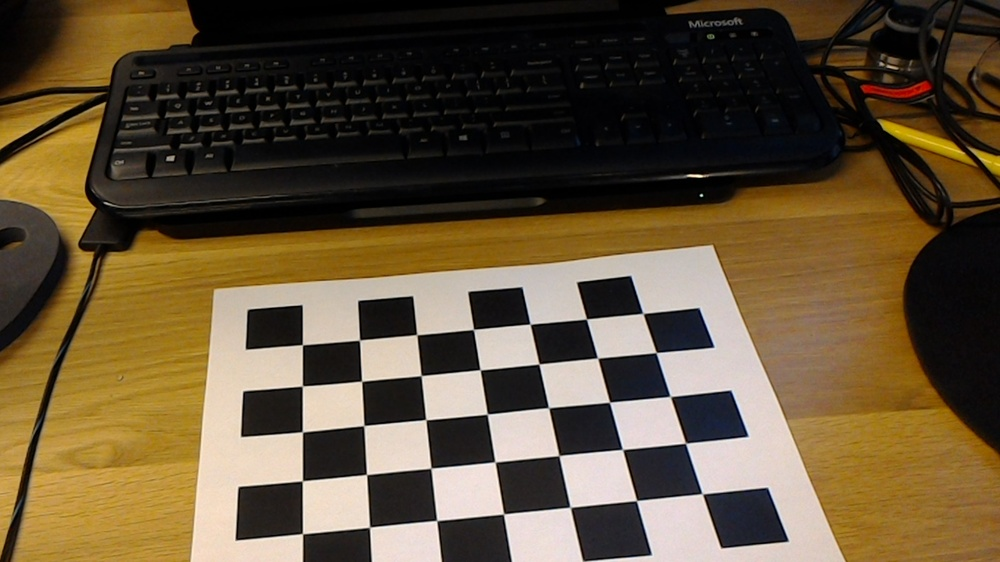
#> input picture Camera Calibration Plugin/Lanssiekit/lanssie-near/20170724_155752_HoloLens.jpg, 1000 x 562 px, shrunk from 1408 x 792 before the run; its folder holds only this picture in this run
$ python calibration.py lanssie-near/20170724_155752_HoloLens.jpg
#> lines starting #> are read from the running program, lines starting #| are printed output that depends on the picture; long printed decimals are rounded
### Camera Calibration Plugin/Lanssiekit/common.py
#!/usr/bin/env python

'''
This module contains some common routines used by other samples.
Please follow OpenCV license clause.
'''

# Python 2/3 compatibility
from __future__ import print_function
import sys
PY3 = sys.version_info[0] == 3

if PY3:
    from functools import reduce

import numpy as np
import cv2

# built-in modules
import os
import itertools as it
from contextlib import contextmanager

image_extensions = ['.bmp', '.jpg', '.jpeg', '.png', '.tif', '.tiff', '.pbm', '.pgm', '.ppm']

class Bunch(object):
    def __init__(self, **kw):
        self.__dict__.update(kw)
    def __str__(self):
        return str(self.__dict__)

def splitfn(fn):
    path, fn = os.path.split(fn)
    name, ext = os.path.splitext(fn)
    return path, name, ext

def anorm2(a):
    return (a*a).sum(-1)
def anorm(a):
    return np.sqrt( anorm2(a) )

# [44 lines left out: functions homotrans, to_rect, rect2rect_mtx, lookat, mtx2rvec, draw_str, not called in this run]

class Sketcher:
    # [8 lines left out: function __init__, not called in this run]

    def show(self):
        cv2.imshow(self.windowname, self.dests[0])

    # [13 lines left out: function on_mouse, not called in this run]


# palette data from matplotlib/_cm.py
_jet_data =   {'red':   ((0., 0, 0), (0.35, 0, 0), (0.66, 1, 1), (0.89,1, 1),
                         (1, 0.5, 0.5)),
               'green': ((0., 0, 0), (0.125,0, 0), (0.375,1, 1), (0.64,1, 1),
                         (0.91,0,0), (1, 0, 0)),
               'blue':  ((0., 0.5, 0.5), (0.11, 1, 1), (0.34, 1, 1), (0.65,0, 0),
                         (1, 0, 0))}

cmap_data = { 'jet' : _jet_data }

# [14 lines left out: function make_cmap, not called in this run]

def nothing(*arg, **kw):
    pass

def clock():
    return cv2.getTickCount() / cv2.getTickFrequency()

# [8 lines left out: function Timer, not called in this run]

class StatValue:
    def __init__(self, smooth_coef = 0.5):
        self.value = None
        self.smooth_coef = smooth_coef
    # [6 lines left out: function update, not called in this run]

class RectSelector:
    # [31 lines left out: functions __init__, onmouse, draw, not called in this run]
    @property
    def dragging(self):
        return self.drag_rect is not None


# [24 lines left out: functions grouper, mosaic, not called in this run]

def getsize(img):
    h, w = img.shape[:2]
    return w, h

def mdot(*args):
    return reduce(np.dot, args)

# [4 lines left out: function draw_keypoints, not called in this run]

### Camera Calibration Plugin/Lanssiekit/calibration.py
# [12 lines of commented-out code are left out]

from __future__ import print_function

import numpy as np
import cv2
import json, yaml

# local modules
from common import splitfn

# built-in modules
import os

if __name__ == '__main__':
    import sys
    import getopt
    from glob import glob

    args, img_mask = getopt.getopt(sys.argv[1:], '', ['debug=', 'square_size=', 'pattern_width=', 'pattern_height=', 'output_dir='])
    args = dict(args)

    print('These are the args inputs')
    print( args)

    args.setdefault('--debug', './output/')
    args.setdefault('--square_size', 1.0)
    args.setdefault('--pattern_width', 7)
    args.setdefault('--pattern_height', 5)
    args.setdefault('--output_dir', 'C:\\Users\\lanssie\\Downloads\\LQs\\HoloLensARToolKit-master\\HoloLensARSample\\Assets') #change this default to whatever you prefer

    # print('this is args after')
    # print( args)

    if not img_mask:
        img_mask = 'C:\\Users\\lanssie\\Downloads\\LQs\\Lanssiekit\\lanssie-test\\Lanssiekit\\Lanssiekit\\lanssie-near\\*.jpg'  # default but change to wherever you want to keep your camera files normally
    else:
        img_mask = img_mask[0]
    # [11 lines of commented-out code are left out]

    img_names = glob(img_mask)
    debug_dir = args.get('--debug')
    if not os.path.isdir(debug_dir):
        os.mkdir(debug_dir)
    square_size = float(args.get('--square_size'))

    # pattern_size should be set to the pattern used for calibration
    # 7x5 is the default opencv setup
    pattern_size = (int(args.get('--pattern_width')), int(args.get('--pattern_height')))
    pattern_points = np.zeros((np.prod(pattern_size), 3), np.float32)
    pattern_points[:, :2] = np.indices(pattern_size).T.reshape(-1, 2)
    pattern_points *= square_size

    obj_points = []
    img_points = []
    h, w = 0, 0
    img_names_undistort = []
    for fn in img_names:
        print('processing %s... ' % fn, end='')
        img = cv2.imread(fn, 0)
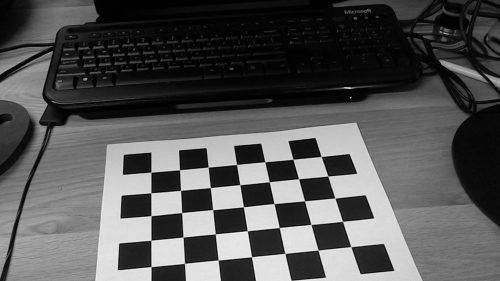
#> img: shape (562, 1000) (shown at 1/2 size); min 0, max 254, mean 84.3
        if img is None:
            print("Failed to load", fn)
            continue

        h, w = img.shape[:2]
        found, corners = cv2.findChessboardCorners(img, pattern_size)
#> found = True; corners = 35 rows, first 8: [302.5, 344.8], [359.4, 340.2], [416.7, 334.6], [473.3, 329.5], [529.9, 324.1], [586.4, 319], [643.1, 313.5], [302.4, 386]
        if found:
            term = (cv2.TERM_CRITERIA_EPS + cv2.TERM_CRITERIA_COUNT, 30, 0.1)
            cv2.cornerSubPix(img, corners, (5, 5), (-1, -1), term)

        if debug_dir:
            vis = cv2.cvtColor(img, cv2.COLOR_GRAY2BGR)
            cv2.drawChessboardCorners(vis, pattern_size, corners, found)
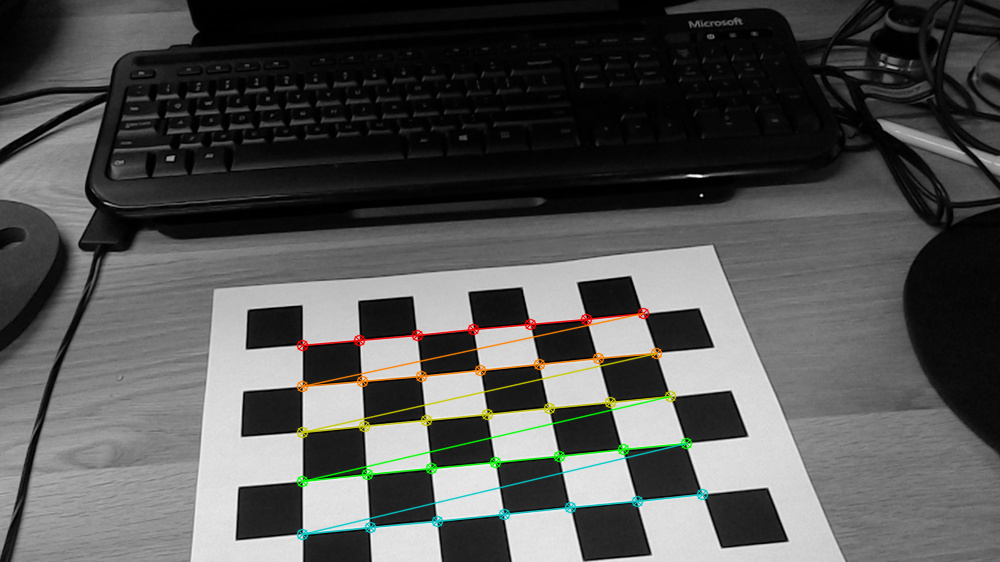
#> vis: shape (562, 1000, 3); mean B, G, R 83.3, 84.7, 84.3
            path, name, ext = splitfn(fn)
            outfile = debug_dir + name + '_chess.png'
            cv2.imwrite(outfile, vis)
            if found:
                img_names_undistort.append(outfile)

        if not found:
            print('chessboard not found')
            continue

        img_points.append(corners.reshape(-1, 2))
        obj_points.append(pattern_points)

        print('ok')

    # calculate camera distortion
    rms, camera_matrix, dist_coefs, rvecs, tvecs = cv2.calibrateCamera(obj_points, img_points, (w, h), None, None, flags=cv2.CALIB_FIX_K3)
#> rms = 0.302; camera_matrix = [[494.7, 0, 502], [0, 349.5, 293], [0, 0, 1]]; dist_coefs = [[-0.00743, -0.00432, 0.00181, 0.00191, 0]]; rvecs = ([-0.337, 0.000131, -0.132],); tvecs = ([-3.47, 1.28, 8.58],)

    print("\nRMS:", rms)
#| RMS: 0.3022
    print("camera matrix:\n", camera_matrix)
#| camera matrix:
#|  [[494.659   0.         501.969]
#|  [  0.         349.501  292.987]
#|  [  0.           0.           1.        ]]
    print("distortion coefficients: ", dist_coefs.ravel())
#| distortion coefficients:  [-0.007429 -0.004318  0.001812  0.001908  0.        ]

    print('The output file of the OpenCV format camera matrices is ' + args.get('--output_dir'))

    data = {"camera_matrix": camera_matrix.tolist(), "dist_coeff": dist_coefs.tolist(), "height": h, "width": w}
#> data = {'camera_matrix': [[494.7, 0, 502], [0, 349.5, 293], [0, 0, 1]], 'dist_coeff': [[-0.00743, -0.00432, 0.00181, 0.00191, 0]], 'height': 562, 'width': 1000}
    yname = args.get('--output_dir') + "\\CAM.yaml"
    with open(yname, "w") as f:
        yaml.dump(data, f)
    jname = args.get('--output_dir') + '\\CAM.json'
    with open(jname, "w") as f:
        json.dump(data, f)
    input()

$ run again, on Camera Calibration Plugin/Lanssiekit/lanssie-near/20170724_155847_HoloLens.jpg
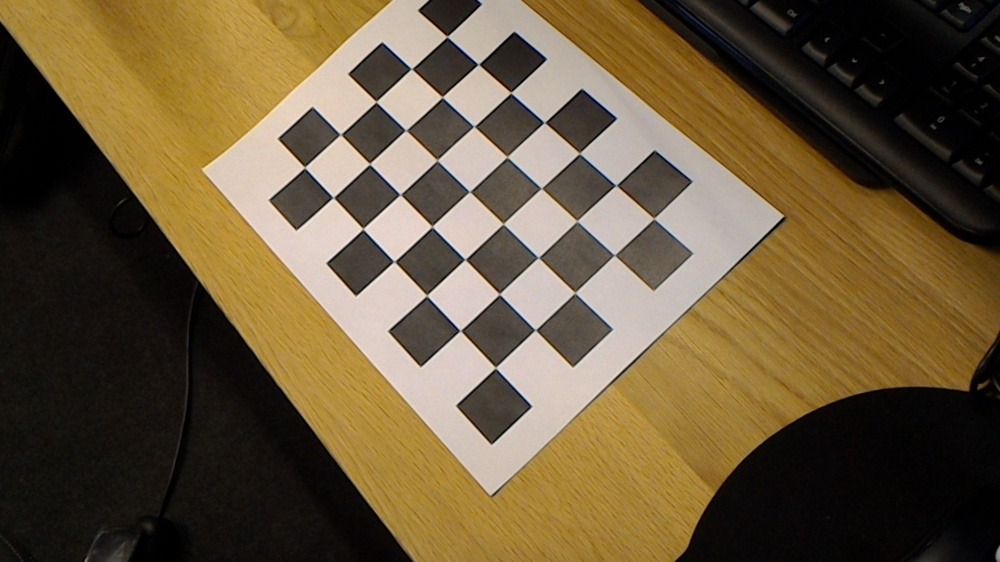
#> input picture Camera Calibration Plugin/Lanssiekit/lanssie-near/20170724_155847_HoloLens.jpg, 1000 x 562 px, shrunk from 1408 x 792 before the run
#> `img = cv2.imread(fn, 0)`:
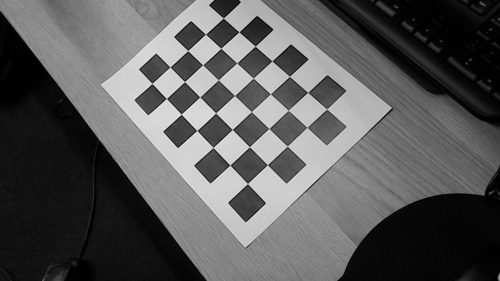
#> img: shape (562, 1000) (shown at 1/2 size); min 0, max 239, mean 89.7
#> found = True; corners = 35 rows, first 8: [447, 36.56], [478.5, 64.3], [510.7, 92.52], [544.4, 122.4], [579.4, 153.6], [616.1, 185.3], [653.8, 218.4], [411.4, 68.68]
#> `cv2.drawChessboardCorners(vis, pattern_size, corners, found)`:
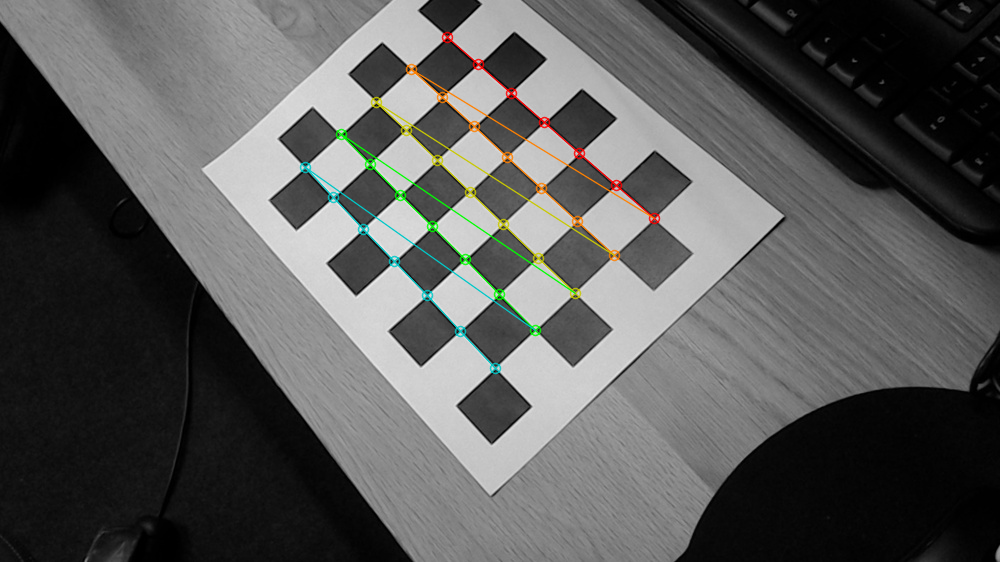
#> vis: shape (562, 1000, 3); mean B, G, R 88.9, 89.9, 89.7
#> rms = 0.184; camera_matrix = [[1055.2, 0, 473.1], [0, 1063.7, 313.4], [0, 0, 1]]; dist_coefs = [[-0.0483, 0.233, -0.000872, 0.0116, 0]]; rvecs = ([-0.222, 0.342, 0.798],); tvecs = ([-0.554, -5.7, 21.85],)
#| RMS: 0.1835
#| camera matrix:
#|  [[1.05521521e+03 0.00000000e+00 4.73052461e+02]
#|  [0.00000000e+00 1.06370149e+03 3.13395858e+02]
#|  [0.00000000e+00 0.00000000e+00 1.00000000e+00]]
#| distortion coefficients:  [-0.0483  0.2334 -0.0008719  0.01159  0.        ]
#> data = {'camera_matrix': [[1055.2, 0, 473.1], [0, 1063.7, 313.4], [0, 0, 1]], 'dist_coeff': [[-0.0483, 0.233, -0.000872, 0.0116, 0]], 'height': 562, 'width': 1000}

$ run again, on Camera Calibration Plugin/Lanssiekit/lanssie-near/20170724_155857_HoloLens.jpg
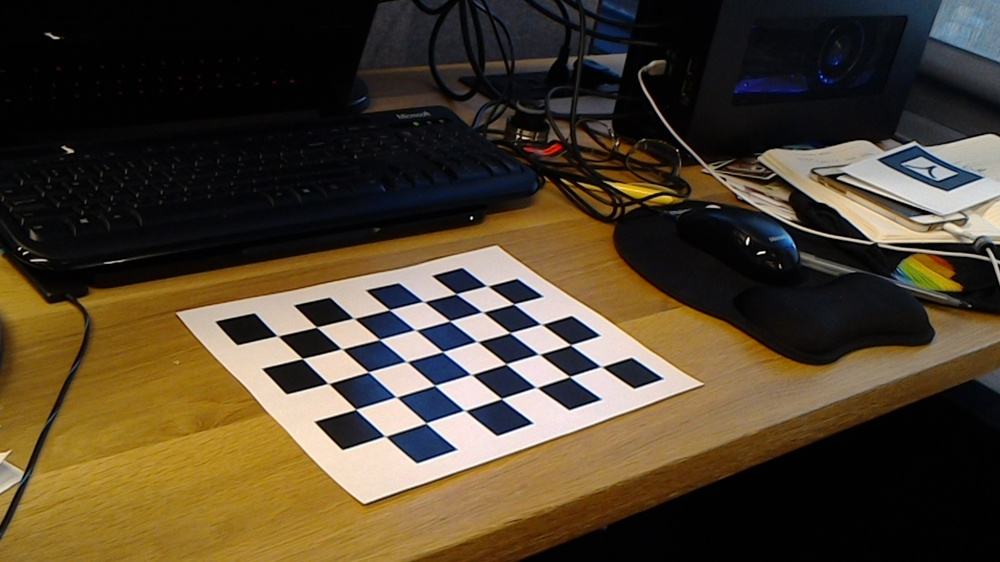
#> input picture Camera Calibration Plugin/Lanssiekit/lanssie-near/20170724_155857_HoloLens.jpg, 1000 x 562 px, shrunk from 1408 x 792 before the run
#> `img = cv2.imread(fn, 0)`:
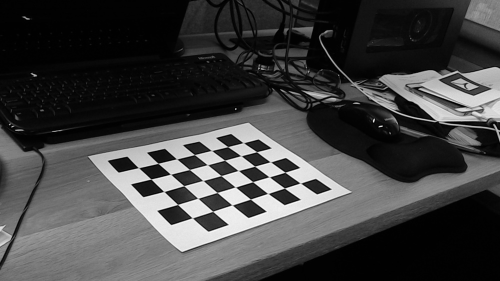
#> img: shape (562, 1000) (shown at 1/2 size); min 0, max 255, mean 66.3
#> found = True; corners = 35 rows, first 8: [278, 336], [316.4, 327], [352.8, 317.9], [389.2, 309.6], [423.5, 301.6], [455.9, 293.7], [486, 285.5], [302.3, 358.5]
#> `cv2.drawChessboardCorners(vis, pattern_size, corners, found)`:
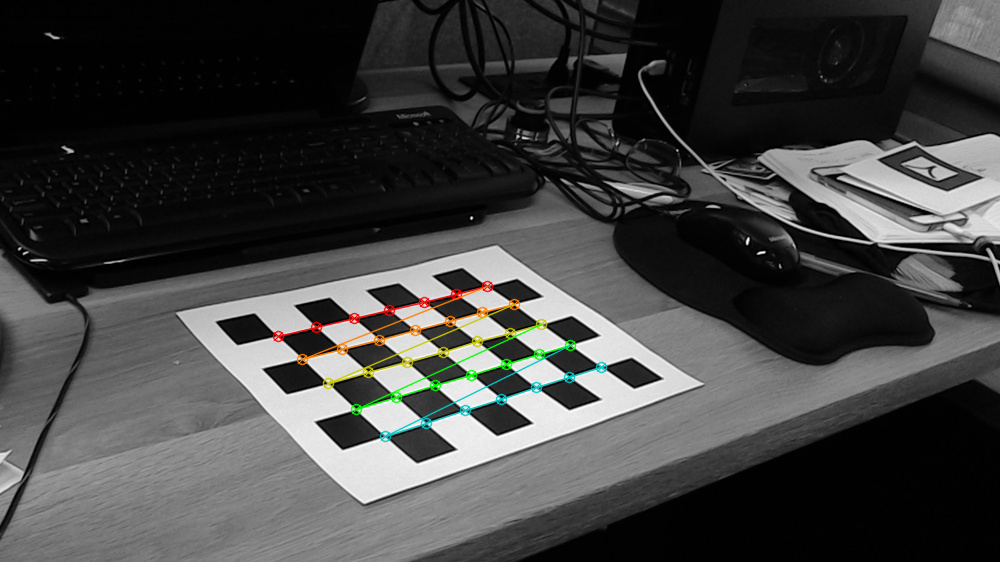
#> vis: shape (562, 1000, 3); mean B, G, R 65.5, 66.5, 66.2
#> rms = 0.284; camera_matrix = [[1228.6, 0, 493.7], [0, 2560.4, 267.9], [0, 0, 1]]; dist_coefs = [[0.406, -11.3, -0.00484, -0.00182, 0]]; rvecs = ([-1.26, -0.539, -0.544],); tvecs = ([-4.71, 0.716, 26.84],)
#| RMS: 0.2836
#| camera matrix:
#|  [[1.22855137e+03 0.00000000e+00 4.93670873e+02]
#|  [0.00000000e+00 2.56038092e+03 2.67930809e+02]
#|  [0.00000000e+00 0.00000000e+00 1.00000000e+00]]
#| distortion coefficients:  [ 4.05553588e-01 -1.12988098e+01 -4.83643596e-03 -1.81664959e-03
#|   0.00000000e+00]
#> data = {'camera_matrix': [[1228.6, 0, 493.7], [0, 2560.4, 267.9], [0, 0, 1]], 'dist_coeff': [[0.406, -11.3, -0.00484, -0.00182, 0]], 'height': 562, 'width': 1000}
